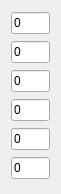
  <widget class="QWidget" name="layoutWidget_3">
   <property name="geometry">
    <rect>
     <x>446</x>
     <y>347</y>
     <width>61</width>
     <height>194</height>
    </rect>
   </property>
   <layout class="QGridLayout" name="gridLayout_4">
    <item row="2" column="0">
     <widget class="QLineEdit" name="lEForceZThreshold">
      <property name="contextMenuPolicy">
       <enum>Qt::NoContextMenu</enum>
      </property>
      <property name="text">
       <string>0</string>
      </property>
     </widget>
    </item>
    <item row="5" column="0">
     <widget class="QLineEdit" name="lETorqueZThreshold">
      <property name="contextMenuPolicy">
       <enum>Qt::NoContextMenu</enum>
      </property>
      <property name="text">
       <string>0</string>
      </property>
     </widget>
    </item>
    <item row="1" column="0">
     <widget class="QLineEdit" name="lEForceYThreshold">
      <property name="contextMenuPolicy">
       <enum>Qt::NoContextMenu</enum>
      </property>
      <property name="text">
       <string>0</string>
      </property>
     </widget>
    </item>
    <item row="0" column="0">
     <widget class="QLineEdit" name="lEForceXThreshold">
      <property name="contextMenuPolicy">
       <enum>Qt::NoContextMenu</enum>
      </property>
      <property name="text">
       <string>0</string>
      </property>
     </widget>
    </item>
    <item row="4" column="0">
     <widget class="QLineEdit" name="lETorqueYThreshold">
      <property name="contextMenuPolicy">
       <enum>Qt::NoContextMenu</enum>
      </property>
      <property name="text">
       <string>0</string>
      </property>
     </widget>
    </item>
    <item row="3" column="0">
     <widget class="QLineEdit" name="lETorqueXThreshold">
      <property name="contextMenuPolicy">
       <enum>Qt::NoContextMenu</enum>
      </property>
      <property name="text">
       <string>0</string>
      </property>
     </widget>
    </item>
   </layout>
  </widget>
